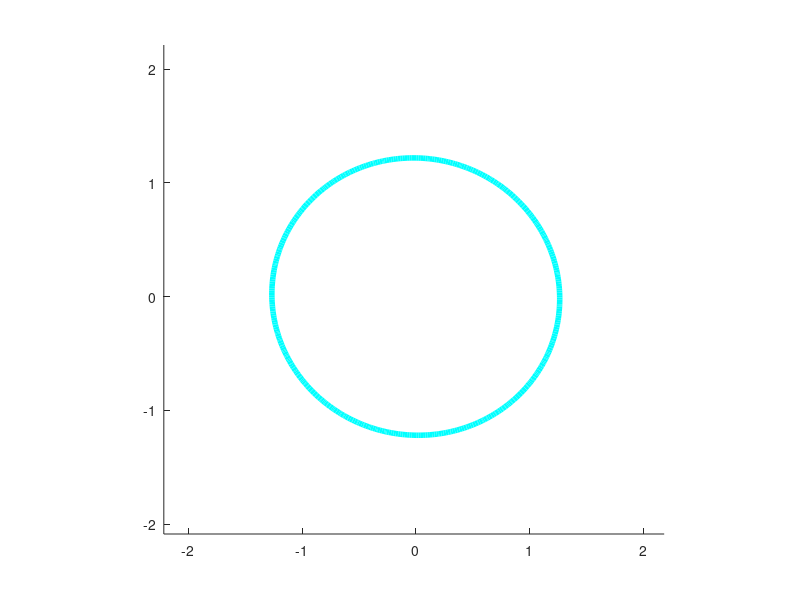

MATLAB code for this plot:
function Problem2b()
rng(1); % For reproducibility
r = sqrt(rand(100,1)); % Radius
t = 2*pi*rand(100,1); % Angle
data1 = [r.*cos(t), r.*sin(t)]; % Points
r2 = sqrt(3*rand(100,1)+2); % Radius
t2 = 2*pi*rand(100,1); % Angle
data2 = [r2.*cos(t2), r2.*sin(t2)]; % points
data3 = [data1;data2];
theclass = ones(200,1);
theclass(1:100) = -1;

res = fitcsvm(data3,theclass,'KernelFunction','polynomial','BoxConstraint',5,'PolynomialOrder',2);
% Predict scores over the grid
d = 0.02;
[x1Grid,x2Grid] = meshgrid(min(data3(:,1)):d:max(data3(:,1)),...
    min(data3(:,2)):d:max(data3(:,2)));
xGrid = [x1Grid(:),x2Grid(:)];
[~,scores] = predict(res,xGrid);

% Plot the data and the decision boundary

hold on
contour(x1Grid,x2Grid,reshape(scores(:,2),size(x1Grid)),[0 0],'c','LineWidth',4);
axis equal
hold off
end
